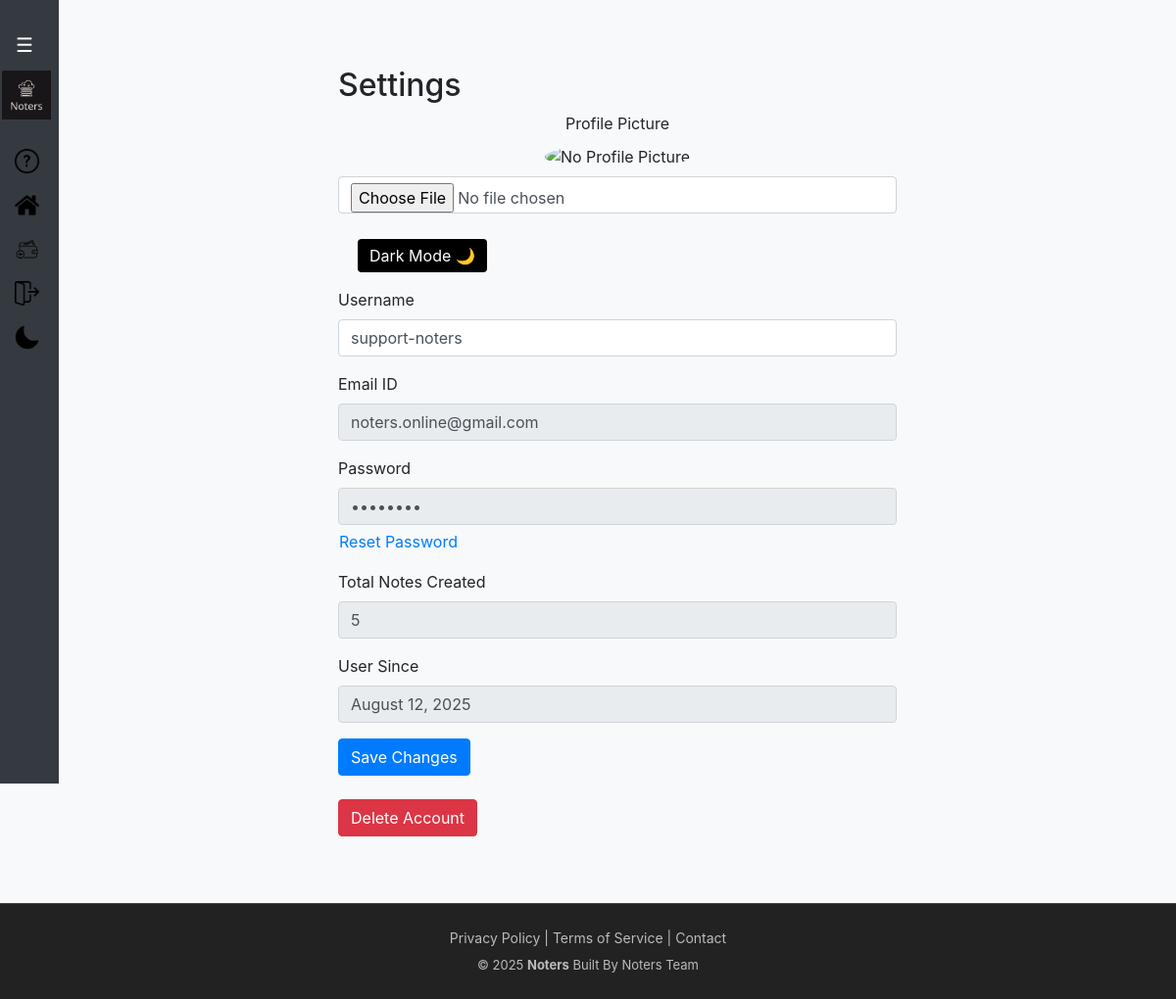
Page /settings (signed in) on the committed database.
### website/models.py (models this page shows)
class User(db.Model, UserMixin):
    id = db.Column(db.Integer, primary_key=True)
    username = db.Column(db.String(150), unique=True, nullable=True)
    email = db.Column(db.String(150), unique=True, nullable=False)
    profile_pic_url = db.Column(db.String(255), nullable=False)
    password = db.Column(db.String(150), nullable=False)
    first_name = db.Column(db.String(150), nullable=False)
    notes = db.relationship('Note', backref='user', cascade='all, delete-orphan')
    created_at = db.Column(db.DateTime, default=datetime.utcnow)

### website/views.py (the view)
@login_required
@views.route('/settings', methods=['GET', 'POST'])
def settings():
    user = current_user
    total_notes = Note.query.filter_by(user_id=user.id).count()
    if request.method == 'POST':
        new_first_name = request.form.get('first_name')
        if new_first_name and new_first_name != user.first_name:
            user.first_name = new_first_name
        user.dark_mode = bool(request.form.get('dark_mode'))
    if 'profile_pic' in request.files:
        file = request.files['profile_pic']
        print(f"Received file: {file.filename}")
        if file and allowed_file(file.filename):
            import uuid
            filename = secure_filename(file.filename)
            unique_suffix = uuid.uuid4().hex
            filename = f"user_{user.id}_{unique_suffix}_{filename}"
            upload_folder = os.path.join(current_app.root_path, 'static/profile_pics')
            os.makedirs(upload_folder, exist_ok=True)
            file_path = os.path.join(upload_folder, filename)
            print(f"Saving file to: {file_path}")
            file.save(file_path)
            user.profile_pic_url = filename
        elif file.filename != '':
            flash('Invalid file type for profile picture. Allowed: png, jpg, jpeg, gif, webp', 'danger')
    else:
        print("No profile_pic found in request.files")
    try:
        db.session.commit()
        flash('Settings updated successfully!', 'success')
    except Exception as e:
        db.session.rollback()
        flash('An error occurred while updating settings.', 'danger')
        current_app.logger.error(f"Settings update error: {e}")
    return render_template('settings.html', user=user, total_notes=total_notes)

### website/templates/settings.html (shortened to what this page needs)
{% extends "base.html" %}
{% block content %}
<div class="container mt-4" style="max-width: 600px;">
  <h2>Settings</h2>
  <form method="POST" enctype="multipart/form-data" action="{{ url_for('views.settings') }}">
    <div class="mb-3 text-center">
      <label for="profilePic" class="form-label">Profile Picture</label><br>
      {% if user.profile_pic_url %}
        <img src="{{ url_for('static', filename='profile_pics/' ~ user.profile_pic_url) }}"
             alt="Profile Picture" class="rounded-circle" width="120" height="120"><br>
      {% else %}
        <img src="https://cdn-icons-png.flaticon.com/512/149/149071.png"
             alt="No Profile Picture" class="rounded-circle" width="120" height="120"><br>
      {% endif %}
      <input class="form-control mt-2" type="file" id="profilePic" name="profile_pic" accept="image/*">
    </div>
    <div class="form-group mb-3" style="padding-left: 10px; padding-top: 10px;">
      <button id="toggleDarkSettings" class="dark-toggle-btn" type="button" aria-label="Toggle dark mode">
        Dark Mode <span>🌙</span>
      </button>
    </div>
    <div class="mb-3">
  <label for="first_name" class="form-label">Username</label>
  <input type="text" class="form-control" id="first_name" name="first_name" value="{{ user.first_name or '' }}">
</div>
    <div class="mb-3">
      <label for="email" class="form-label">Email ID</label>
      <input type="email" class="form-control" id="email" name="email" value="{{ user.email }}" readonly>
    </div>
    <div class="mb-3">
      <label class="form-label">Password</label>
      <input type="password" class="form-control" value="********" readonly>
      <a href="{{ url_for('auth.forgot_password') }}" class="btn btn-link mt-1 p-0">Reset Password</a>
    </div>
    <div class="mb-3">
      <label class="form-label">Total Notes Created</label>
      <input type="text" class="form-control" value="{{ total_notes }}" readonly>
    </div>
    <div class="mb-3">
      <label class="form-label">User Since</label>
      <input type="text" class="form-control" value="{% if user.created_at %}{{ user.created_at.strftime('%B %d, %Y') }}{% else %}Not available{% endif %}" readonly>
    </div>
    <button type="submit" class="btn btn-primary">Save Changes</button>
  </form>
  <form id="deleteAccountForm" method="POST" action="{{ url_for('views.delete_account') }}" style="margin-top: 1.5rem;">
    <button type="button" id="deleteAccountBtn" class="btn btn-danger">Delete Account</button>
  </form>
</div>
{% endblock %}

### website/templates/base.html (style rules this page uses)
:root { --transition-speed: 0.3s; }
body { background-color: #f8f9fa; color: #212529; transition: background-color var(--transition-speed), color var(--transition-speed); }
.dark-toggle-btn { margin-left: 10px; cursor: pointer; background-color: black; color: white; border: none; padding: 5px 12px; border-radius: 4px; transition: background-color 0.3s; }
button, .btn { position: relative; overflow: hidden; transition: transform 0.25s ease, box-shadow 0.25s ease; }
button::after, .btn::after { content: ""; position: absolute; top: 0; left: -75%; width: 50%; height: 100%; background: linear-gradient( 120deg, rgba(255, 255, 255, 0.3) 0%, rgba(255, 255, 255, 0) 60% ); transform: skewX(-20deg); }
html, body { height: 100%; margin: 0; }

### rows in the picture
User: first_name "support-noters", email "noters.online@gmail.com", created_at "August 12, 2025"

### other values in the picture
{{ current_year or 2025 }} "2025"
